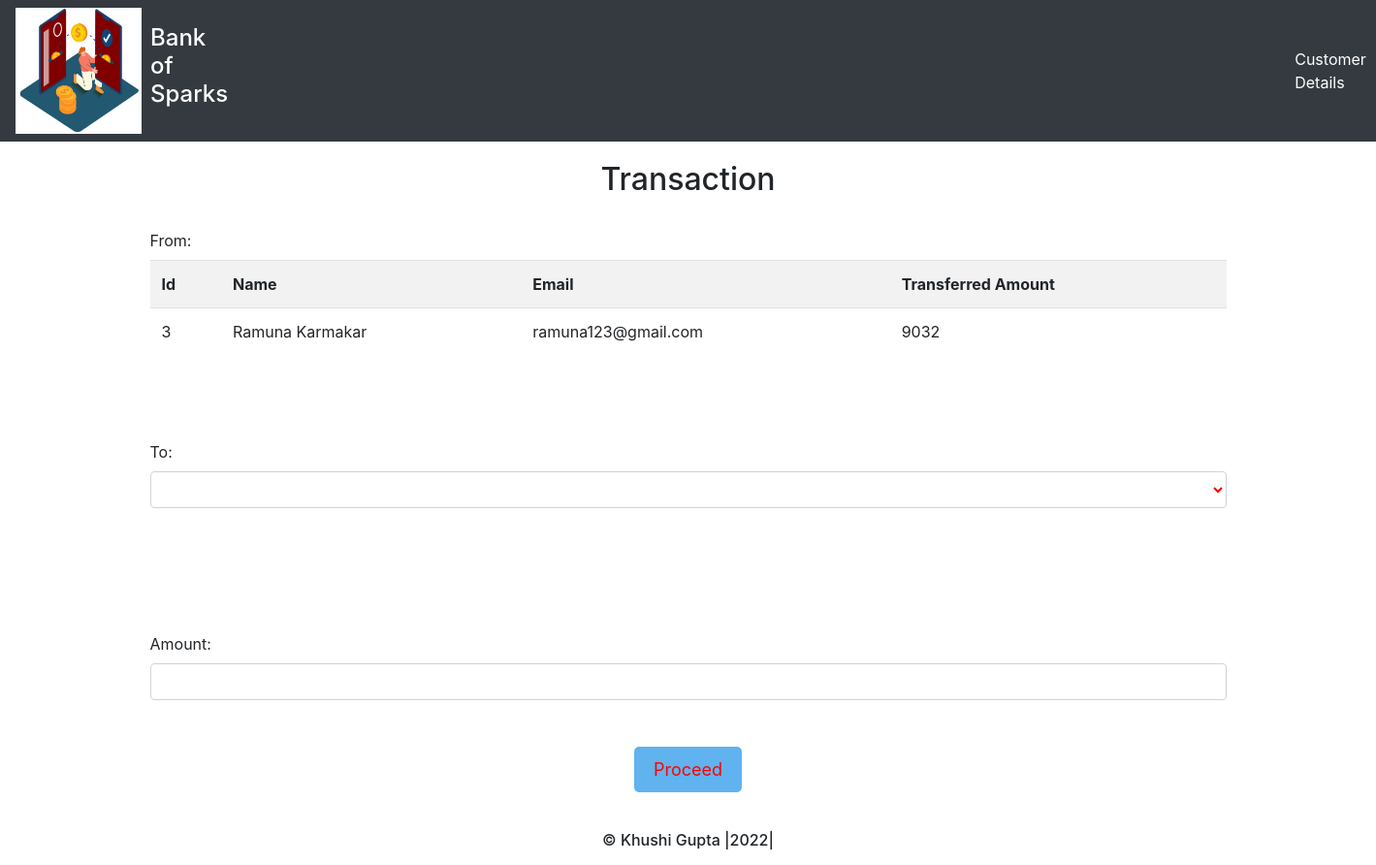
/transfer.php?id=3, run on the app's committed database.
### tables this page shows
CREATE TABLE `users` (
  `id` int(11) NOT NULL,
  `name` varchar(50) NOT NULL,
  `email` varchar(50) NOT NULL,
  `credits` int(10) NOT NULL
);

### transfer.php (the view, shortened to what this page needs)
<!DOCTYPE html>
<html lang="en">
<head>
    <link rel="stylesheet" href="https://maxcdn.bootstrapcdn.com/bootstrap/4.0.0/css/bootstrap.min.css">
</head>
<body>
  <nav class="navbar navbar-expand-sm bg-dark navbar-dark">
  <div class="logo"><img src="newimages\images\transferMoney.png" height="130px" width="130px"></div>&nbsp;&nbsp;
<h4><p class="logo-text">Bank of Sparks</p></h4>
  <ul class="navbar-nav">
  <li class="list-customer">
  <a class="nav-link1" href="viewusers.php">Customer Details</a>
  </li>
  </ul>
  </nav>
    <div class="container divStyle">
        <h2>Transaction </h2>
            <?php
                include 'config.php';
                $sid=$_GET['id'];
                $sql = "SELECT * FROM  users where id=$sid";
                $query=mysqli_query($conn,$sql);
                $rows=mysqli_fetch_array($query);
            ?>
            <form method="post" name="tcredit" class="tabletext" ><br/>
        <label> From: </label><br/>
        <div>
            <table class="table roundedCorners  tabletext table-hover  table-striped table-condensed"  >
                <tr>
                    <th>Id</th>
                    <th>Name</th>
                    <th>Email</th>
                    <th> Transferred Amount</th>
                </tr>
                <tr>
                    <td><?php echo $rows['id'] ?></td>
                    <td><?php echo $rows['name'] ?></td>
                    <td><?php echo $rows['email'] ?></td>
                    <td><?php echo $rows['credits'] ?></td>
                </tr>
            </table>
        </div>
        <br/><br/><br/>
        <label>To:</label>
        <select class=" form-control"   name="to" style="margin-bottom:5%;" required>
            <option value="" disabled selected> </option>
            <?php
                include 'config.php';
                $sid=$_GET['id'];
                $sql = "SELECT * FROM users where id!=$sid";
                $query=mysqli_query($conn,$sql);
                while($rows = mysqli_fetch_array($query)) {
            ?>
                <option class="table text-center table-striped " value="<?php echo $rows['id'];?>" >
                </option>
            <?php
                }
            ?>
        </select> <br/><br/><br/>
            <label>Amount:</label>
            <input type="number" id="amm" class="form-control" name="amount" min="0" required  />  <br/><br/>
                <div class="text-center btn3" >
            <button class="button" name="submit" type="submit" id="myBtn">Proceed</button>
            </div>
        </form>
    </div>
<footer class="footer1" align="center"> <br>
    <div  style="height: 60%">
    <p><h6>&copy; Khushi Gupta |2022|</h6></p>
    </div>
  </footer>
</body>
</html>

### transfer.php (style rules this page uses)
.logo-text, .nav-link1 { color: white; padding-top: 15px; }
.list-customer { padding-left: 1100px; color:brown; }
.button { background-color: #60B3EE; border: none; color: red; padding: 10px 20px; text-align: center; text-decoration: none; display: inline-block; font-size: 18px; margin: 0px 2px; border-radius: 5px; }
h2 { text-align: center; margin-top: 20px; }
.form-control { color:red; }

### data on the page
users: id "3", name "Ramuna Karmakar", email "ramuna123@gmail.com", credits "9032"
